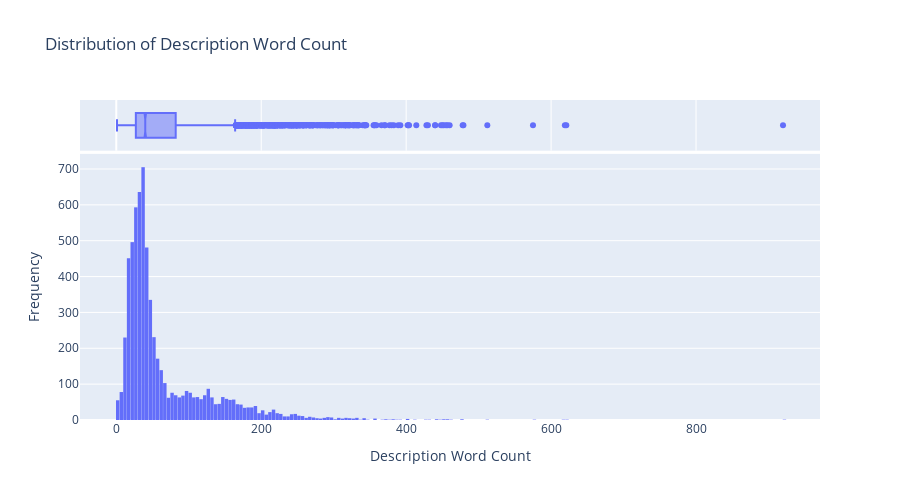

Write notebook code for a chart like this one.
### Code cell
# Create a histogram of description word count
import plotly.graph_objects as go

# Create histogram using Plotly
fig = px.histogram(
	cleaned_books, 
	x='description_word_count',
	marginal='box',
	title='Distribution of Description Word Count',
	labels={'description_word_count': 'Word Count'},
	color_discrete_sequence=['#636EFA']
)

# Update layout
fig.update_layout(
	xaxis_title='Description Word Count',
	yaxis_title='Frequency',
	width=900,
	height=500,
	bargap=0.05
)

fig.show()

# Display summary statistics for description word count
print(f"Min word count: {cleaned_books['description_word_count'].min()}")
print(f"Max word count: {cleaned_books['description_word_count'].max()}")
print(f"Mean word count: {cleaned_books['description_word_count'].mean():.2f}")
print(f"Books with less than 10 words description: {(cleaned_books['description_word_count'] < 10).sum()} ({(cleaned_books['description_word_count'] < 10).sum() / len(cleaned_books) * 100:.2f}%)")

### Figure 1 — Plotly figure (JSON) as saved in the notebook; plotly's stock layout.template omitted (floating-point values rounded to 4 significant figures; data arrays with more than 128 entries replaced by an {"elided": "..."} marker saying what was removed)
{"data": [{"bingroup": "x", "hovertemplate": "Word Count=%{x}<br>count=%{y}<extra></extra>", "legendgroup": "", "marker": {"color": "#636EFA", "pattern": {"shape": ""}}, "name": "", "orientation": "v", "showlegend": false, "type": "histogram", "x": {"elided": "6507 int values"}, "xaxis": "x", "yaxis": "y"}, {"hovertemplate": "Word Count=%{x}<extra></extra>", "legendgroup": "", "marker": {"color": "#636EFA"}, "name": "", "notched": true, "showlegend": false, "type": "box", "x": {"elided": "6507 int values"}, "xaxis": "x2", "yaxis": "y2"}], "layout": {"bargap": 0.05, "barmode": "relative", "height": 500, "legend": {"tracegroupgap": 0}, "title": {"text": "Distribution of Description Word Count"}, "width": 900, "xaxis": {"anchor": "y", "domain": [0, 1], "title": {"text": "Description Word Count"}}, "xaxis2": {"anchor": "y2", "domain": [0, 1], "matches": "x", "showgrid": true, "showticklabels": false}, "yaxis": {"anchor": "x", "domain": [0, 0.8316], "title": {"text": "Frequency"}}, "yaxis2": {"anchor": "x2", "domain": [0.8416, 1], "matches": "y2", "showgrid": false, "showline": false, "showticklabels": false, "ticks": ""}}}
